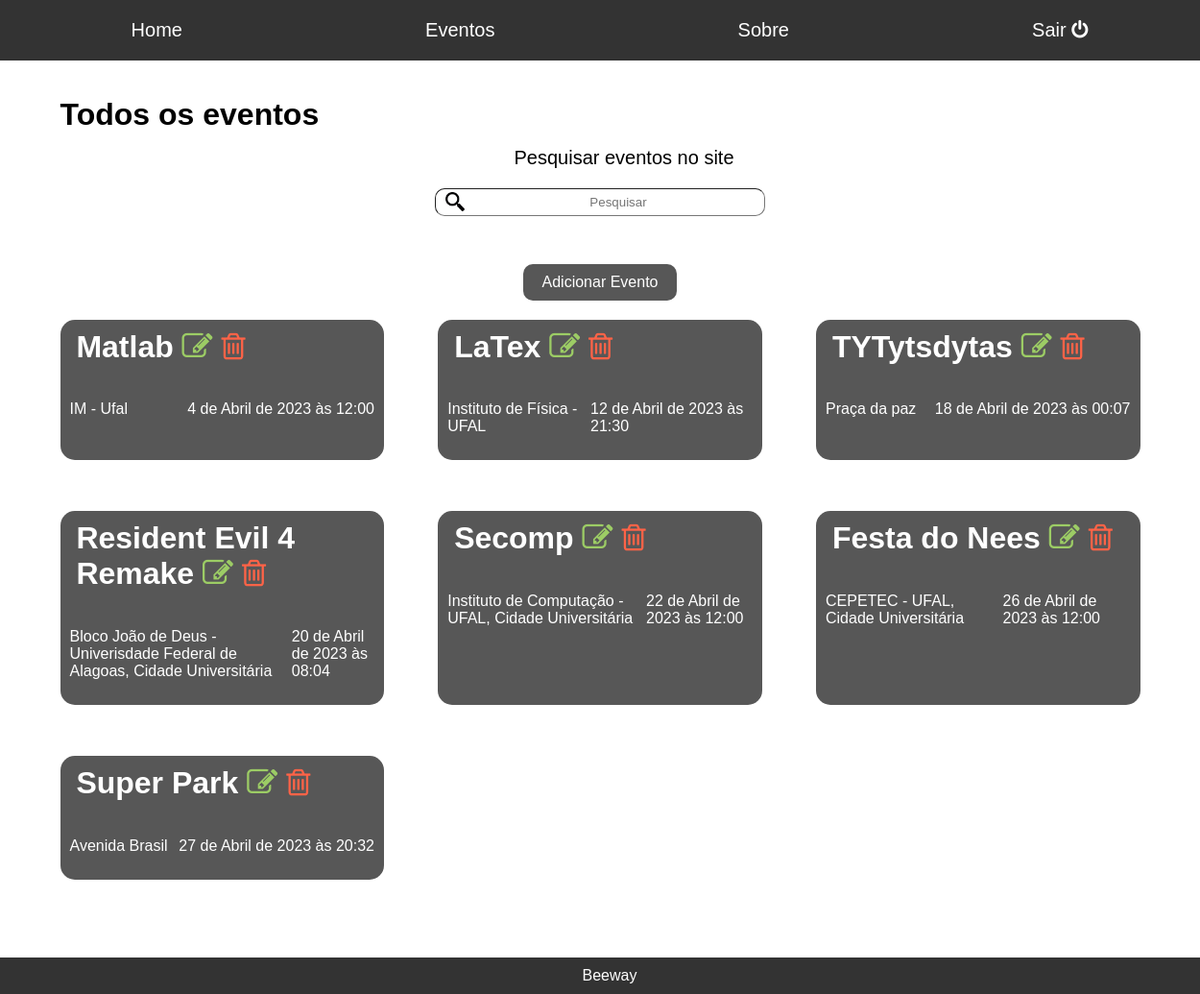
Before: /administrador/todos.eventos (signed in) with the older database file.
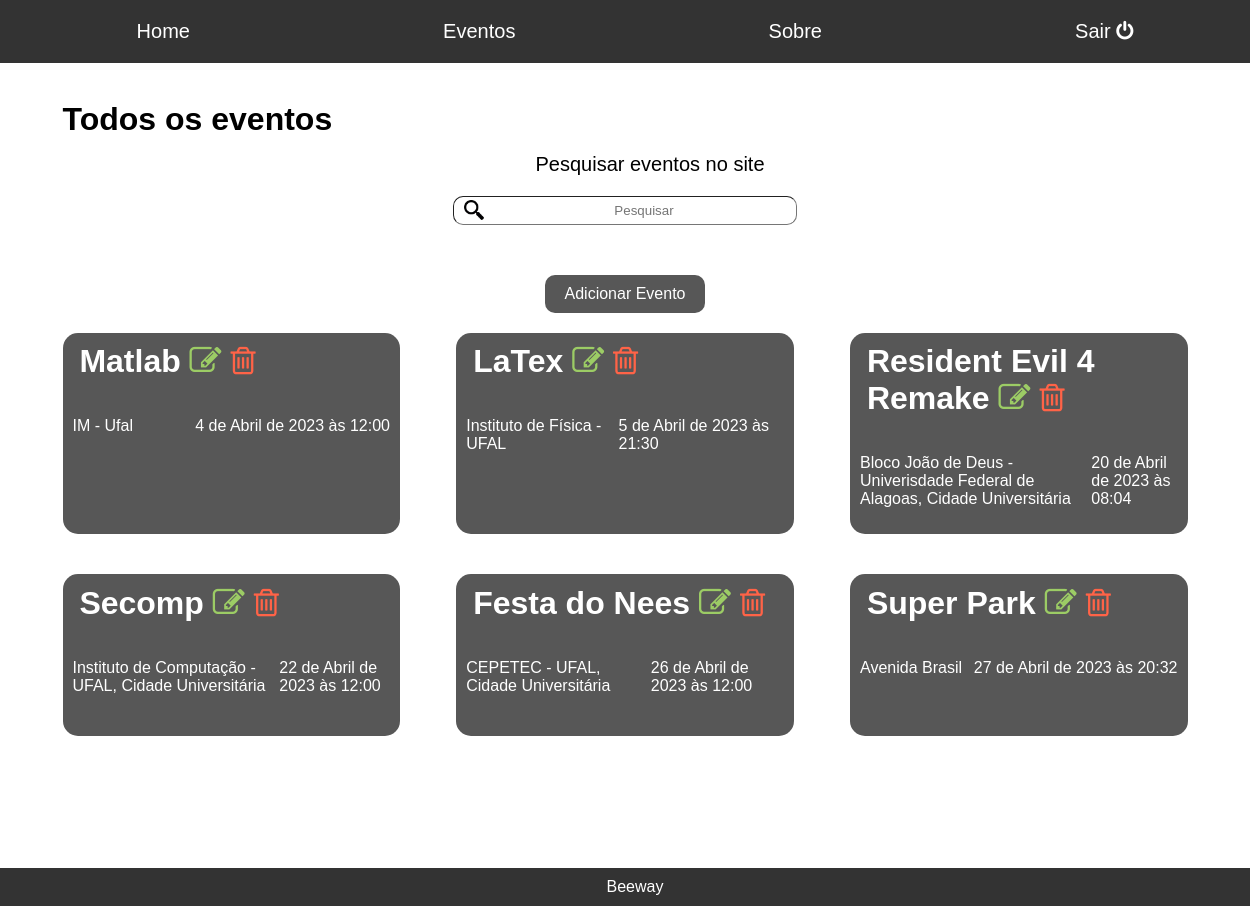
After: the same page with the newer database file.
### administrador/models.py (models this page shows, shortened)
class Event(models.Model):
    titulo = models.CharField(max_length=50)
    local = models.CharField(max_length=150)
    data_e_hora = models.DateTimeField()
    descricao = models.TextField()
    contato = models.CharField(max_length=150)
    max_ingressos = models.PositiveSmallIntegerField()

### administrador/views.py (the view)
# urls.py: path('administrador/todos.eventos', views.todosEventos, name = 'admintodoseventos'),
@user_passes_test(checagem_grupoadmin, login_url = '/accounts/login', redirect_field_name='')
def todosEventos(request):
    search = request.GET.get('search')
    if search:
        eventos_lista = Event.objects.filter(titulo__icontains=search)
    else:
        eventos_lista = Event.objects.all().order_by('data_e_hora')
        """ Adicionar isso quando a paginação puder aparecer na tela
        paginator = Paginator(eventos_lista, 12)
        page = request.GET.get('page')
        eventos = paginator.get_page(page) """
    return (render(request, 'administrador/todos.eventos.html', {'eventos': eventos_lista}))

### administrador/views.py (called while the page is built)
def checagem_grupoadmin(user):
    group = Group.objects.get(name='Administrador')
    return group in user.groups.all()

### administrador/templates/administrador/todos.eventos.html (shortened to what this page needs)
{% extends 'base-administrador.html' %}
{% load static %}
{% block head %}
	<link rel="stylesheet" type="text/css" href="{% static 'css/home.css' %}">
	<link rel="stylesheet" type="text/css" href="{% static 'css/todos.eventos.css' %}">
{% endblock %}
{% block content %}
	<h1>Todos os eventos</h1>
		<div class="container" id="x">
			<div id="y"><p id="search">Pesquisar eventos no site</p></div>
			<form method="GET">
				<input type="text" id="a" placeholder="Pesquisar" name="search" value="{{request.GET.search}}">
			</form>
			<button class="botaoAdd"><a href="adicionar_evento" style="text-decoration: none; color: #fff">Adicionar Evento </a></button>
		</div>
	<div id="ultimos" class="container">
		{% for eventos in eventos %}
		<div class="evento">
			<h1>
				<a style="text-decoration: none; color: #fff" href= "desc_evento/{{eventos.id}}">{{eventos.titulo}}</a>
				<a style="text-decoration: none; color: #9CCC65" href= "editar_evento/{{eventos.id}}"><i class="fa fa-pencil-square-o" aria-hidden="true"></i></a>
				<a style="text-decoration: none; color: #FF6347" href= "deletar_evento/{{eventos.id}}"><i class="fa fa-trash-o" aria-hidden="true"></i></a>
			</h1>
			<div class="container" id="info">
				<p>{{eventos.local}}</p>
				<p>{{eventos.data_e_hora}}</p>
			</div>
		</div>
		{% endfor %}
	</div>
{% endblock %}

### administrador/templates/base-administrador.html (shortened to what this page needs)
{% load static %}
<!DOCTYPE html>
<html>
<html lang="pt-br"></html>
<head>
	<link rel="stylesheet" type="text/css" href="{% static 'font-awesome-4.7.0/css/font-awesome.min.css' %}">
	{% block head %} {% endblock %}
</head>
<body>
    <header>
		<nav>
				<ul>
					<li><a href="/administrador/home">Home</a></li>
					<li><a href="/administrador/todos.eventos">Eventos</a></li>
					<li><a href="/administrador/sobre">Sobre</a></li>
					<li><a href="/accounts/logout">Sair <i class="fa fa-power-off" aria-hidden="true"></i> </a></li>
				</ul>
		</nav>
	</header>
    {% block content %}
    {% endblock %}
    <footer>
		Beeway
	</footer>
</body>
</html>

### beeway/static/css/home.css (style rules this page uses)
* { font-family: Arial, Helvetica, sans-serif; }
header { background-color: #333; color: #fff; padding: 20px; width: 100%; }
nav ul { list-style: none; margin: 0; padding: 0; display: flex; font-size: 20px; justify-content: space-around; }
nav li { margin-right: 20px; }
nav a { color: #fff; text-decoration: none; }
h1 { margin-top: 3%; margin-left: 5%; }
.container#ultimos { display: grid; grid-template-columns: repeat(3, 1fr); grid-template-rows: repeat(2, 1fr); gap: 5%; row-gap: 10%; margin: 10% 5% 5% 5%; }
.evento { background-color: #575757; border-radius: 15px; width: auto; height: auto; color: white; display: block; }
.container#info { display: flex; justify-content: space-between; margin: 10px; }
html { height:100%; box-sizing: border-box; }
body { background-color: white; margin: 0; min-height: 100%; padding-bottom: 6.74rem; position: relative; box-sizing: inherit; }
footer { background-color: #333; color: #fff; text-align: center; padding: 10px; position: absolute; bottom: 0; width: 100%; }

### beeway/static/css/todos.eventos.css (style rules this page uses)
* { font-family: Arial, Helvetica, sans-serif; }
.container#x { display: flex; align-items: center; align-content: center; background-color: white; width: 500px; height: 20px; margin: 0px auto; margin-bottom: 100px; flex-direction: column; justify-content: center; margin-top: 50px; }
input#a { border-radius: 10px; border-width: 1px; width: 300px; height: 25px; background-image: url(../img/busca.png); background-position: 10px center; background-repeat: no-repeat; background-size: 20px; padding-left: 40px; }
input#a::placeholder { text-align: center; }
div#y { margin-top: 50px; margin-left: 50px; font-size: 20px; }
button.botaoAdd { background-color: #575757; border: none; border-radius: 10px; color: white; font-size: 16px; padding: 10px 20px; text-align: center; text-decoration: none; margin-top: 50px; }

Changed rows visible on the page:
removed Event: titulo "TYTytsdytas", local "Praça da paz", data_e_hora "18 de Abril de 2023 às 00:07"
changed Event "LaTex": data_e_hora "12 de Abril de 2023 às 21:30" → "5 de Abril de 2023 às 21:30"
